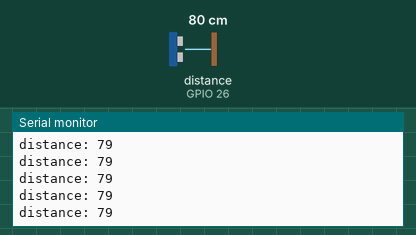
Simulated run of this sketch. Board: ESP32. On the bench: the last lines printed to the serial monitor. Wiring (inferred from the names in the program): ultrasonic range finder: trigger GPIO 25; echo GPIO 26. Inputs (shaded band) come from the test bench; at power-on: distance to the obstacle (sensor on GPIO 26) 80 cm. The echo pulse lasts 58.3 µs per cm.

Above: at 1.2 s.
1.3 s: distance to the obstacle (sensor on GPIO 26) set to 2 cm
At 1.37 s:
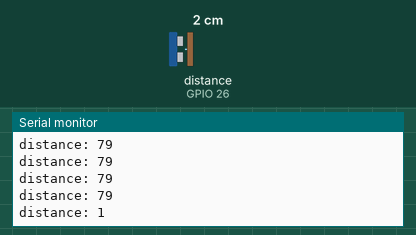
2.8 s: distance to the obstacle (sensor on GPIO 26) set to 4 cm
At 2.88 s:
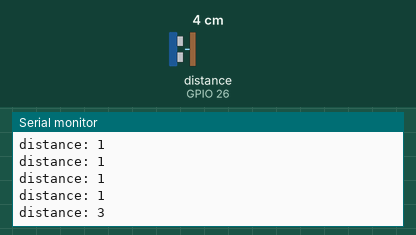
Timing chart, 0 to 5.8 s (numbered marks = the images above; inputs shaded):
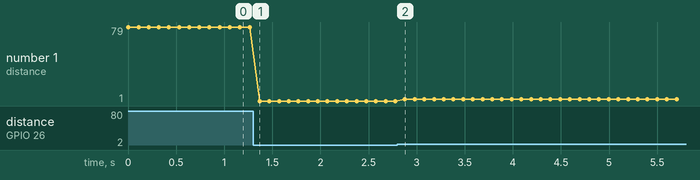

Measured:
- after the input at 1.3 s, the serial monitor: prints a new line after 0.07 s (image 1)
- after the input at 2.8 s, the serial monitor: prints a new line after 0.08 s (image 2)
- plotted number 1: 79 → 1 after the input at 1.3 s, 1 → 3 after the input at 2.8 s

The sketch:

ultrasonic.ino
```cpp
const int trig = 25;
const int echo = 26;

long duration;
int distance;
void setup() {
  pinMode(trig,OUTPUT);
  pinMode(echo,INPUT);
  Serial.begin(9600);

}
void loop() {
 digitalWrite(trig,LOW);
 delayMicroseconds(2);

 digitalWrite(trig,HIGH);
 delayMicroseconds(10);
 digitalWrite(trig,LOW);

 duration = pulseIn(echo,HIGH);
 distance = duration*0.034/2;

 Serial.print("distance: ");
 Serial.println(distance);

 delay(100);
}
```
